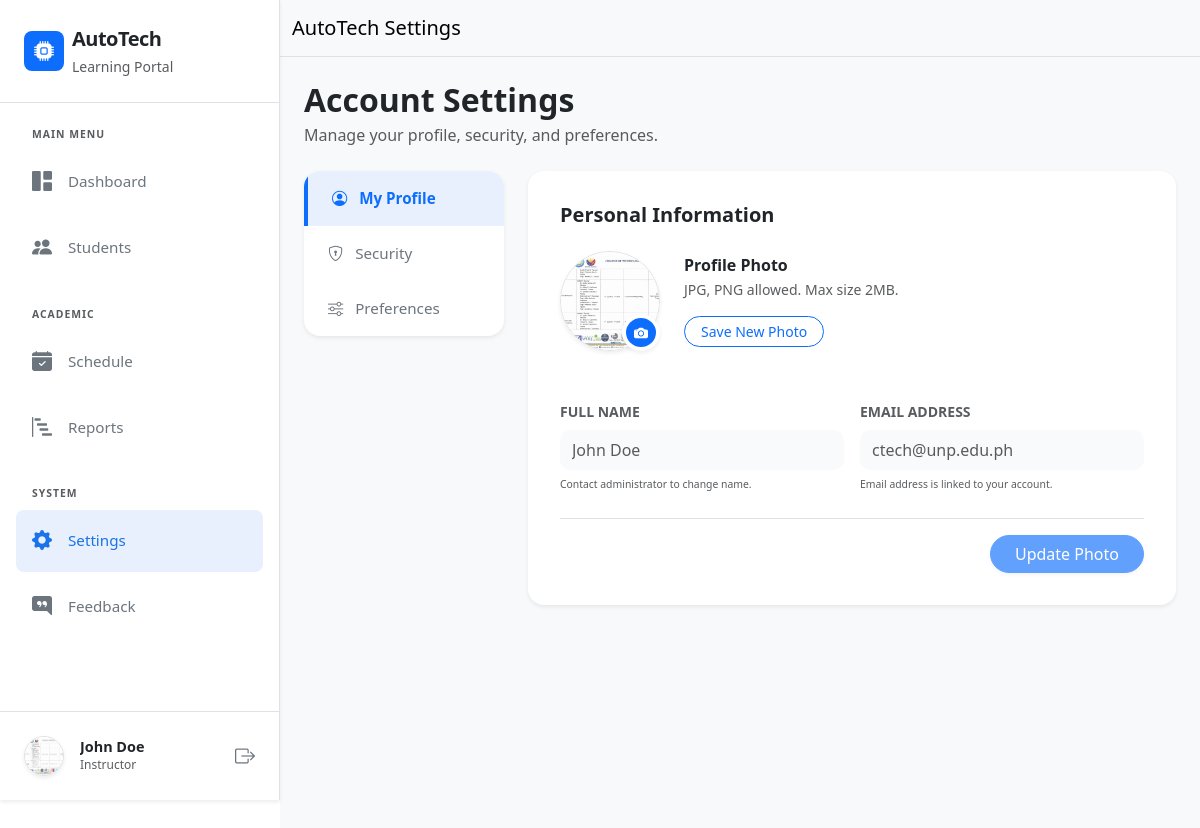
The page /settings.php (signed in) on the database its author committed.
### tables this page shows
CREATE TABLE `users` (
  `user_id` int(11) NOT NULL,
  `fullname` varchar(255) NOT NULL,
  `email` varchar(255) NOT NULL,
  `password` varchar(255) NOT NULL,
  `role` enum('instructor','student','admin') NOT NULL,
  `course` varchar(100) NOT NULL,
  `year_level` varchar(50) NOT NULL,
  `section` varchar(50) NOT NULL,
  `profile_pic` varchar(100) NOT NULL,
  `created_at` timestamp NOT NULL DEFAULT current_timestamp()
);

### settings.php (the view, shortened to what this page needs)
<?php include 'includes/header.php'; ?>
<?php include 'database/dbconn.php'; ?>
<?php
$userId = $_SESSION['user_id'];
$user_sql = "SELECT * FROM users WHERE user_id = '$userId'";
$user = mysqli_fetch_assoc(mysqli_query($conn, $user_sql));
?>
<div class="d-flex" id="wrapper">
    <?php include 'includes/sidebar.php'; ?>
    <div id="page-content-wrapper" class="w-100">
        <nav class="navbar navbar-expand-lg bg-body-tertiary border-bottom">
            <div class="container-fluid">
                <a class="navbar-brand" href="dashboard.php">AutoTech Settings</a>
            </div>
        </nav>
        <div class="container-fluid p-4" style="background-color: #f8f9fa; min-height: 100vh;">
            <div class="mb-4">
                <h2 class="fw-bold text-dark mb-1">Account Settings</h2>
                <p class="text-muted">Manage your profile, security, and preferences.</p>
            </div>
            <div class="row g-4">
                <div class="col-lg-3">
                    <div class="card border-0 shadow-sm rounded-4 overflow-hidden">
                        <div class="list-group list-group-flush" id="settings-tabs" role="tablist">
                            <a class="list-group-item list-group-item-action py-3 px-4 active border-0" id="profile-tab-link" data-bs-toggle="pill" href="#profile" role="tab" aria-controls="profile" aria-selected="true">
                                <i class="bi bi-person-circle me-2"></i> My Profile
                            </a>
                            <a class="list-group-item list-group-item-action py-3 px-4 border-0" id="security-tab-link" data-bs-toggle="pill" href="#security" role="tab" aria-controls="security" aria-selected="false">
                                <i class="bi bi-shield-lock me-2"></i> Security
                            </a>
                            <a class="list-group-item list-group-item-action py-3 px-4 border-0" id="preferences-tab-link" data-bs-toggle="pill" href="#preferences" role="tab" aria-controls="preferences" aria-selected="false">
                                <i class="bi bi-sliders me-2"></i> Preferences
                            </a>
                        </div>
                    </div>
                </div>
                <div class="col-lg-9">
                    <div class="tab-content" id="settings-tabContent">
                        <div class="tab-pane fade show active" id="profile" role="tabpanel">
                            <div class="card border-0 shadow-sm rounded-4 p-2">
                                <div class="card-body p-4">
                                    <h5 class="fw-bold mb-4">Personal Information</h5>
                                    <div class="d-flex align-items-center mb-5">
                                        <div class="position-relative me-4">
                                            <?php if($user['profile_pic']): ?>
                                                <img src="uploads/profile_pics/<?php echo $user['profile_pic']; ?>" class="rounded-circle shadow-sm border" width="100" height="100" style="object-fit: cover;" id="profile-preview">
                                            <?php else: ?>
                                                <img src="https://ui-avatars.com/api/?name=<?php echo urlencode($user['fullname']); ?>&background=0D6EFD&color=fff" class="rounded-circle shadow-sm" width="100" id="profile-preview">
                                            <?php endif; ?>
                                            <div class="position-absolute bottom-0 end-0">
                                                <button class="btn btn-sm btn-primary rounded-circle border-4 border-white shadow-sm" onclick="document.getElementById('photoInput').click()"><i class="bi bi-camera-fill"></i></button>
                                            </div>
                                        </div>
                                        <div>
                                            <h6 class="fw-bold mb-1">Profile Photo</h6>
                                            <p class="small text-muted mb-3">JPG, PNG allowed. Max size 2MB.</p>
                                            <form action="controller/SettingsController.php" method="POST" enctype="multipart/form-data">
                                                <button type="submit" name="updatePhoto" class="btn btn-outline-primary btn-sm rounded-pill px-3 fw-medium">Save New Photo</button>
                                            </form>
                                        </div>
                                    </div>
                                    <form action="controller/SettingsController.php" method="POST">
                                        <div class="row g-3">
                                            <div class="col-md-6">
                                                <label class="form-label small fw-bold text-muted text-uppercase">Full Name</label>
                                                <input type="text" class="form-control bg-light border-0 py-2 fs-6 opacity-75" value="<?php echo $user['fullname']; ?>" style="border-radius: 10px;" readonly>
                                                <small class="text-muted" style="font-size: 0.65rem;">Contact administrator to change name.</small>
                                            </div>
                                            <div class="col-md-6">
                                                <label class="form-label small fw-bold text-muted text-uppercase">Email Address</label>
                                                <input type="email" class="form-control bg-light border-0 py-2 fs-6 opacity-75" value="<?php echo $user['email']; ?>" style="border-radius: 10px;" readonly>
                                                <small class="text-muted" style="font-size: 0.65rem;">Email address is linked to your account.</small>
                                            </div>
                                        </div>
                                        <div class="mt-4 pt-3 border-top d-flex justify-content-end">
                                            <button type="button" class="btn btn-primary rounded-pill px-4 shadow-sm fw-medium disabled" title="Photo upload coming soon">Update Photo</button>
                                        </div>
                                    </form>
                                </div>
                            </div>
                        </div>
                    </div>
                </div>
            </div>
        </div>
    </div>
</div>
<?php include 'includes/footer.php'; ?>

### includes/sidebar.php (shortened to what this page needs)
<div class="bg-white border-end shadow-sm sidebar-responsive" id="sidebar-wrapper">
    <div class="sidebar-heading p-4 d-flex align-items-center border-bottom bg-white">
        <div class="bg-primary rounded-3 p-2 me-2 d-flex align-items-center justify-content-center" style="width: 40px; height: 40px;">
            <i class="bi bi-cpu-fill text-white fs-5"></i>
        </div>
        <div>
            <span class="fs-5 fw-bold text-dark d-block" style="letter-spacing: -0.5px;">AutoTech</span>
            <span class="text-muted small fw-medium">Learning Portal</span>
        </div>
    </div>
    <div class="list-group list-group-flush px-3 mt-4 custom-scrollbar">
        <label class="text-uppercase text-muted fw-bold mb-2 ps-3" style="font-size: 0.65rem; letter-spacing: 1px;">Main Menu</label>
        <a href="dashboard.php" class="list-group-item list-group-item-action border-0 rounded-3 py-3 px-3 mb-1 d-flex align-items-center transition-all <?php echo (basename($_SERVER['PHP_SELF']) == 'dashboard.php') ? 'active-link' : 'text-secondary'; ?>">
            <i class="bi bi-grid-1x2-fill me-3 fs-5"></i>
            <span class="fw-medium">Dashboard</span>
        </a>
        <?php if($_SESSION['role'] !== 'admin'): ?>
        <a href="students.php" class="list-group-item list-group-item-action border-0 rounded-3 py-3 px-3 mb-1 d-flex align-items-center transition-all <?php echo (basename($_SERVER['PHP_SELF']) == 'students.php') ? 'active-link' : 'text-secondary'; ?>">
            <i class="bi bi-people-fill me-3 fs-5"></i>
            <span class="fw-medium">Students</span>
        </a>
        <?php endif; ?>
        <label class="text-uppercase text-muted fw-bold mt-4 mb-2 ps-3" style="font-size: 0.65rem; letter-spacing: 1px;">Academic</label>
        <a href="schedule.php" class="list-group-item list-group-item-action border-0 rounded-3 py-3 px-3 mb-1 d-flex align-items-center transition-all <?php echo (basename($_SERVER['PHP_SELF']) == 'schedule.php') ? 'active-link' : 'text-secondary'; ?>">
            <i class="bi bi-calendar-check-fill me-3 fs-5"></i>
            <span class="fw-medium">Schedule</span>
        </a>
        <a href="reports.php" class="list-group-item list-group-item-action border-0 rounded-3 py-3 px-3 mb-1 d-flex align-items-center transition-all <?php echo (basename($_SERVER['PHP_SELF']) == 'reports.php') ? 'active-link' : 'text-secondary'; ?>">
            <i class="bi bi-bar-chart-steps me-3 fs-5"></i>
            <span class="fw-medium">Reports</span>
        </a>
        <label class="text-uppercase text-muted fw-bold mt-4 mb-2 ps-3" style="font-size: 0.65rem; letter-spacing: 1px;">System</label>
        <a href="settings.php" class="list-group-item list-group-item-action border-0 rounded-3 py-3 px-3 mb-1 d-flex align-items-center transition-all <?php echo (basename($_SERVER['PHP_SELF']) == 'settings.php') ? 'active-link' : 'text-secondary'; ?>">
            <i class="bi bi-gear-fill me-3 fs-5"></i>
            <span class="fw-medium">Settings</span>
        </a>
        <a href="feedback.php" class="list-group-item list-group-item-action border-0 rounded-3 py-3 px-3 mb-1 d-flex align-items-center transition-all <?php echo (basename($_SERVER['PHP_SELF']) == 'feedback.php') ? 'active-link' : 'text-secondary'; ?>">
            <i class="bi bi-chat-right-quote-fill me-3 fs-5"></i>
            <span class="fw-medium">Feedback</span>
        </a>
    </div>
    <div class="position-absolute bottom-0 w-100 p-3 border-top bg-white">
        <div class="d-flex align-items-center p-2 rounded-3">
            <?php
                $u_id = $_SESSION['user_id'];
                include 'database/dbconn.php';
                $u_data = mysqli_fetch_assoc(mysqli_query($conn, "SELECT profile_pic, fullname FROM users WHERE user_id = '$u_id'"));
                if($u_data['profile_pic']): ?>
                <img src="uploads/profile_pics/<?php echo $u_data['profile_pic']; ?>" class="rounded-circle me-3 border shadow-sm" width="40" height="40" style="object-fit: cover;" alt="User">
            <?php else: ?>
                <img src="https://ui-avatars.com/api/?name=<?php echo urlencode($u_data['fullname']); ?>&background=0D6EFD&color=fff" class="rounded-circle me-3" width="40" alt="User">
            <?php endif; ?>
            <div class="overflow-hidden">
                <h6 class="mb-0 text-dark fw-bold text-truncate" style="font-size: 0.9rem;"><?php echo $_SESSION['fullname']; ?></h6>
                <small class="text-muted d-block text-truncate text-capitalize" style="font-size: 0.75rem;">
                    <?php
                        if ($_SESSION['role'] == 'student' && isset($_SESSION['course'])) {
                            echo $_SESSION['course'] . ' - ' . $_SESSION['year_level'];
                        } else {
                            echo $_SESSION['role'];
                        }
                    ?>
                </small>
            </div>
            <a href="controller/AuthController.php?logout=1" class="ms-auto text-secondary" title="Logout"><i class="bi bi-box-arrow-right fs-5"></i></a>
        </div>
    </div>
</div>

### includes/sidebar.php (style rules this page uses)
.sidebar-responsive { min-width: 280px; max-width: 280px; height: 100vh; z-index: 1000; transition: all 0.3s ease; position: fixed; left: 0; top: 0; }
@media (min-width: 992px) { #wrapper { padding-left: 280px; } }
@media (min-width: 992px) { .sidebar-responsive { position: fixed; } }
.list-group-item { background-color: transparent !important; font-size: 0.95rem; }
.active-link { background-color: #e8f0fe !important; color: #1a73e8 !important; }
.active-link i { color: #1a73e8 !important; }
.transition-all { transition: all 0.2s ease-in-out; }

### settings.php (style rules this page uses)
#settings-tabs .list-group-item.active { background-color: #e8f0fe !important; color: #0d6efd !important; font-weight: 600; border-left: 4px solid #0d6efd !important; }
#settings-tabs .list-group-item { color: #6c757d; transition: all 0.2s ease; }

### rows shown on the page
users: profile_pic (picture), fullname "John Doe", email "ctech@unp.edu.ph"

### other values the page prints
$_SESSION['fullname'] "John Doe"
$_SESSION['role'] "Instructor"
